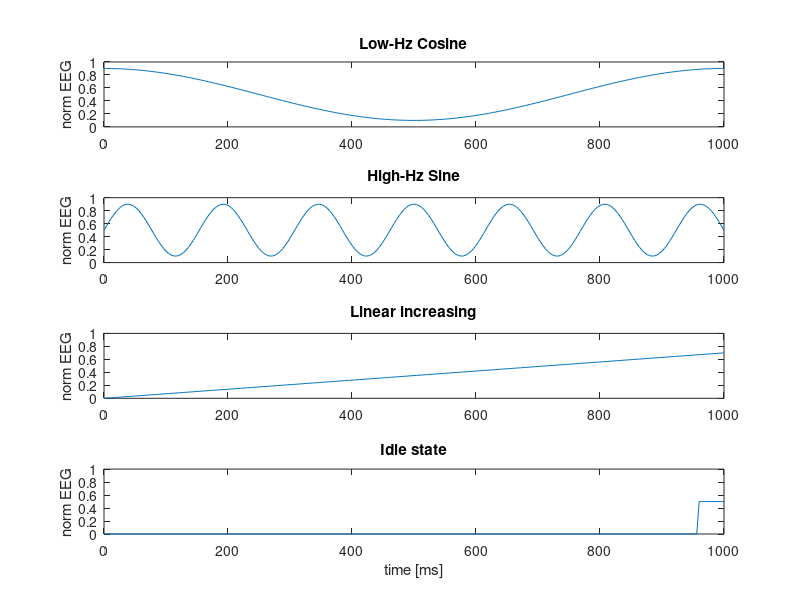

Write MATLAB code to recreate this figure. (Note: this script raises an error after producing the figure.)
%% Create and plot signals

x = linspace (0,1,251);
cosinus = 0.4*cos(2*pi*x)+0.5;
sinus = 0.4*sin(13*pi*x)+0.5;
idle = [zeros(1,240) 0.5*ones(1,11)];
linear = 0.7*x;

figure
subplot(4,1,1)
plot(1000*x,cosinus)
ylabel('norm EEG')
axis([0 1000 0 1])
title('Low-Hz Cosine')
subplot(4,1,2)
plot(1000*x,sinus)
ylabel('norm EEG')
axis([0 1000 0 1])
title('High-Hz Sine')
subplot(4,1,3)
plot(1000*x,linear)
ylabel('norm EEG')
axis([0 1000 0 1])
title('Linear increasing')
subplot(4,1,4)
plot(1000*x,idle)
xlabel('time [ms]')
ylabel('norm EEG')
axis([0 1000 0 1])
title('Idle state')
suptitle('Test Functions for Approximation Testing')


%% Save to files

distribute = true;
if distribute == true
    sam1 = [cosinus;idle;idle];
    sam2 = [idle;sinus;idle];
    sam3 = [idle;idle;linear];
    sam4 = [idle;idle;idle];
else
    sam1 = [cosinus;linear;sinus];
    sam2 = [sinus;cosinus;linear];
    sam3 = [linear;sinus;cosinus];
    sam4 = [idle;idle;idle];
end

csvwrite('sam_1.csv',sam1)
csvwrite('sam_2.csv',sam2)
csvwrite('sam_3.csv',sam3)
csvwrite('sam_4.csv',sam4)